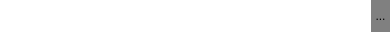
<?xml version="1.0" encoding="UTF-8"?>
<ui version="4.0">
 <class>textPathEdit</class>
 <widget class="QWidget" name="textPathEdit">
  <property name="geometry">
   <rect>
    <x>0</x>
    <y>0</y>
    <width>390</width>
    <height>32</height>
   </rect>
  </property>
  <property name="sizePolicy">
   <sizepolicy hsizetype="Expanding" vsizetype="Fixed">
    <horstretch>0</horstretch>
    <verstretch>0</verstretch>
   </sizepolicy>
  </property>
  <property name="windowTitle">
   <string>Form</string>
  </property>
  <property name="styleSheet">
   <string notr="true">QLineEdit
{
	border:0 px solid;
}
QToolButton
{
	border:0 px solid;
}</string>
  </property>
  <layout class="QVBoxLayout" name="verticalLayout">
   <property name="spacing">
    <number>0</number>
   </property>
   <property name="leftMargin">
    <number>0</number>
   </property>
   <property name="topMargin">
    <number>0</number>
   </property>
   <property name="rightMargin">
    <number>0</number>
   </property>
   <property name="bottomMargin">
    <number>0</number>
   </property>
   <item>
    <layout class="QHBoxLayout" name="horizontalLayout">
     <property name="spacing">
      <number>0</number>
     </property>
     <item>
      <widget class="QLineEdit" name="pathSelector">
       <property name="sizePolicy">
        <sizepolicy hsizetype="Expanding" vsizetype="Expanding">
         <horstretch>0</horstretch>
         <verstretch>0</verstretch>
        </sizepolicy>
       </property>
       <property name="minimumSize">
        <size>
         <width>0</width>
         <height>24</height>
        </size>
       </property>
       <property name="styleSheet">
        <string notr="true">background-color:white;</string>
       </property>
      </widget>
     </item>
     <item>
      <widget class="QToolButton" name="toolButton">
       <property name="sizePolicy">
        <sizepolicy hsizetype="Fixed" vsizetype="Expanding">
         <horstretch>0</horstretch>
         <verstretch>0</verstretch>
        </sizepolicy>
       </property>
       <property name="minimumSize">
        <size>
         <width>0</width>
         <height>24</height>
        </size>
       </property>
       <property name="styleSheet">
        <string notr="true">background-color: gray;</string>
       </property>
       <property name="text">
        <string>...</string>
       </property>
       <property name="popupMode">
        <enum>QToolButton::DelayedPopup</enum>
       </property>
       <property name="toolButtonStyle">
        <enum>Qt::ToolButtonIconOnly</enum>
       </property>
       <property name="autoRaise">
        <bool>false</bool>
       </property>
      </widget>
     </item>
    </layout>
   </item>
  </layout>
 </widget>
 <resources/>
 <connections/>
</ui>
